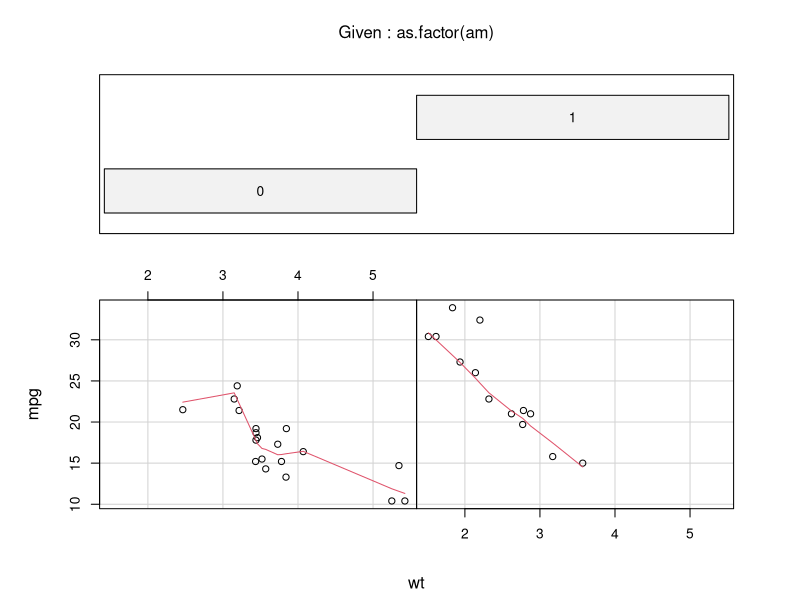
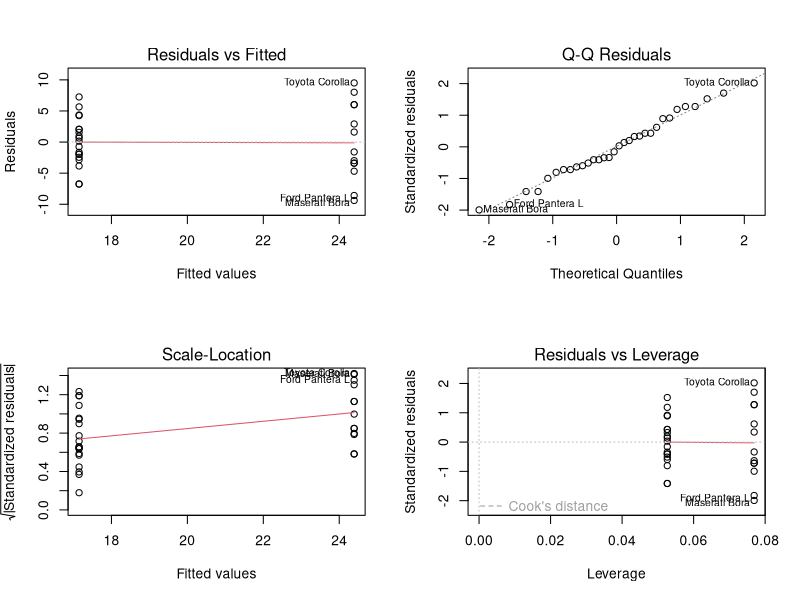
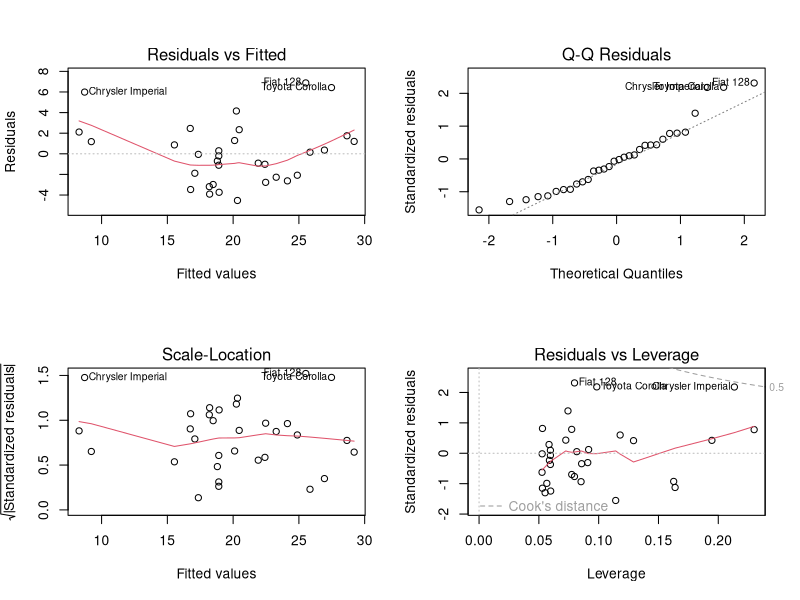

Recreate these plots in R, in order.
## ---- chunk 1
attach(mtcars)#Load data

str(mtcars)
## ---- chunk 2
#pairs(mtcars, main = "mtcars")
## ---- chunk 3
auto <- mtcars[(mtcars$am == 0),]#0 = automatic
manu <- mtcars[(mtcars$am == 1),]#1 = manual
summary(auto$mpg)
summary(manu$mpg)
## ---- chunk 4
fit <- lm(mpg ~ am, data = mtcars)
summary(fit)$coefficients
## ---- chunk 5
mean(manu$mpg) - mean(auto$mpg)
## ---- chunk 6
coplot(mpg ~ wt | as.factor(am), data = mtcars, panel = panel.smooth, rows = 1)
## ---- chunk 7
fit2 <- lm(mpg ~ am + wt, data = mtcars)
summary(fit2)$coefficients
## ---- chunk 8
anova(fit, fit2, test="Chisq")
## ---- chunk 9
par(mfrow=c(2,2))
plot(fit)

plot(fit2)
